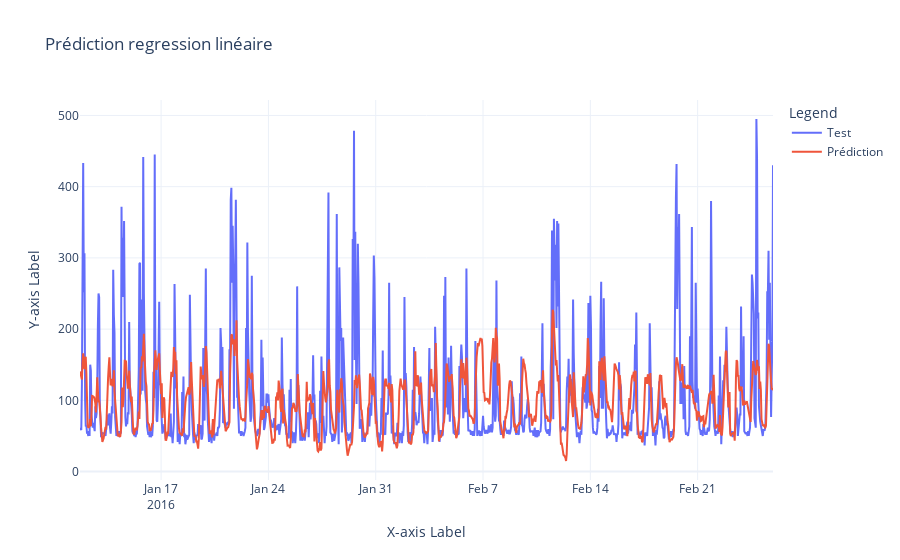

Notebook cell for this chart:
### Code cell
from sklearn.linear_model import ElasticNet
from sklearn.model_selection import train_test_split
import plotly.graph_objects as go

def mape(y_test,y_pred):
    return np.mean(np.abs(y_test-y_pred)/y_test)

def rmse(y_test,y_pred):
    return np.mean((y_test-y_pred)**2)**0.5

#"Sin_day": np.sin((2*np.pi*(t))/142),"Sin_halfday": np.sin((2*np.pi*(t))/72), 
t = np.arange(len(hourly_data))

X = pd.DataFrame({"Temps": t,"Sin_day": np.sin((2*np.pi*(t))/142),"Sin_halfday": np.sin((2*np.pi*(t))/72), "intercept": np.ones((len(hourly_data),))})

variables_explicatives_list = ['lights', 'T1', 'RH_1', 'T2', 'RH_2', 'T3',
       'RH_3', 'T4', 'RH_4', 'T5', 'RH_5', 'T6', 'RH_6', 'T7', 'RH_7', 'T8',
       'RH_8', 'T9', 'RH_9', 'T_out', 'Press_mm_hg', 'RH_out', 'Windspeed',
       'Visibility', 'Tdewpoint', 'rv1', 'rv2', 'is_holiday',
        'is_school_holiday']

#'is_weekend',
#data.set_index("date",inplace=True)

X['dimanche'] = (hourly_data.index.day == 6).astype(int)
X['samedi'] = (hourly_data.index.day == 5).astype(int)

X['is_12th_hour'] = (hourly_data.index.hour == 12).astype(int)  # Indicatrice pour la 12e heure
X['is_17th_hour'] = (hourly_data.index.hour == 17).astype(int)  # Indicatrice pour la 17e heure


X[variables_explicatives_list] = hourly_data[variables_explicatives_list].copy().to_numpy()

y = hourly_data["Appliances"].copy()

X_train, X_test, y_train, y_test = train_test_split(X, y, test_size=0.33, shuffle=False)

model = ElasticNet()
model.fit(X_train,y_train)

y_pred = model.predict(X_test)

print(f"Le MAPE est {mape(y_test.to_numpy(),y_pred)}")
print(f"Le RMSE est {rmse(y_test.to_numpy(),y_pred)}")

# Create the figure
fig = go.Figure()

# Add the second line
fig.add_trace(go.Scatter(x=hourly_data.index[:len(y_pred)], y=y_test, mode='lines', name='Test'))

# Add the first line
fig.add_trace(go.Scatter(x=hourly_data.index[:len(y_pred)], y=y_pred, mode='lines', name='Prédiction'))

# Customize layout
fig.update_layout(
    title="Prédiction regression linéaire",
    xaxis_title="X-axis Label",
    yaxis_title="Y-axis Label",
    legend_title="Legend",
    template="plotly_white"
)

# Show the plot
fig.show()

### Figure 1 — Plotly figure (JSON) as saved in the notebook; plotly's stock layout.template omitted (floating-point values rounded to 4 significant figures; data arrays with more than 128 entries replaced by an {"elided": "..."} marker saying what was removed)
{"data": [{"mode": "lines", "name": "Test", "type": "scatter", "x": {"elided": "1086 str values"}, "y": {"elided": "1086 float values"}}, {"mode": "lines", "name": "Prédiction", "type": "scatter", "x": {"elided": "1086 str values"}, "y": {"elided": "1086 float values"}}], "layout": {"legend": {"title": {"text": "Legend"}}, "title": {"text": "Prédiction regression linéaire"}, "xaxis": {"title": {"text": "X-axis Label"}}, "yaxis": {"title": {"text": "Y-axis Label"}}}}
